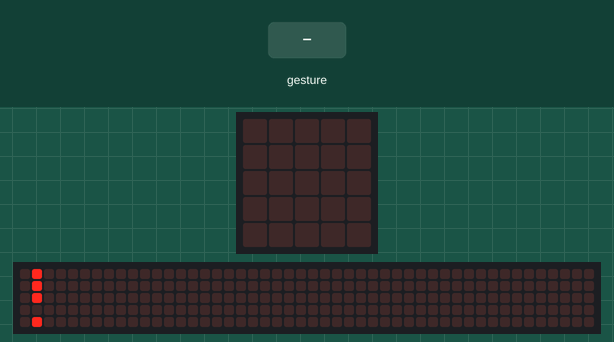
The program below on a simulated BBC micro:bit (MakeCode). On the bench: the board's 5×5 LED display, a strip that is not on the board, showing the scrolling text unrolled. Inputs (shaded band) come from the test bench. Random numbers come from a fixed seed; a tilt is held for 1.5 s and a shake lasts 1 s, then the board lies face up again; the 48×5 strip is a reading aid, not a part: it shows the text the display is scrolling, unrolled, one strip-width of it at a time.

Above: at 8.8 s.
10.8 s: gesture 'shake'
At 11.5 s:
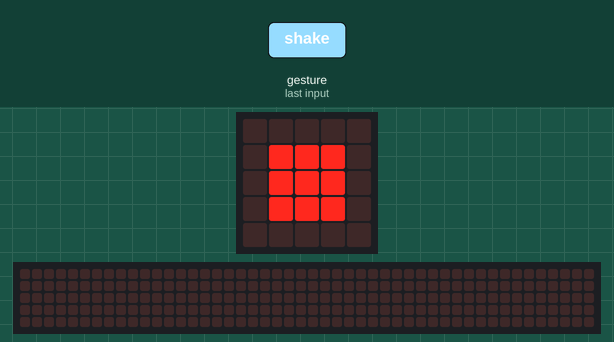
12.5 s: gesture 'shake'
At 14.0 s:
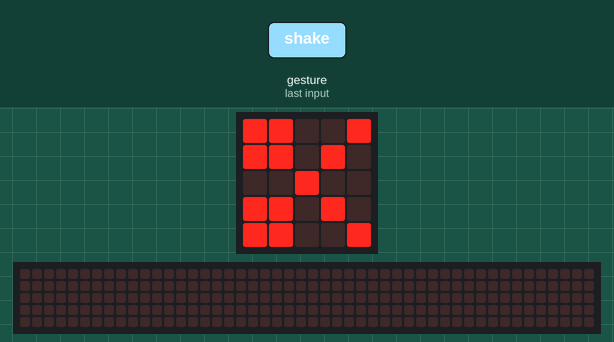
Timing chart, 0 to 15.5 s (numbered marks = the images above; inputs shaded):
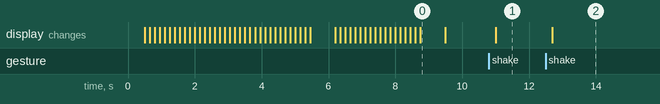

The program:

main.ts
```typescript
input.onGesture(Gesture.Shake, function () {
    juego = randint(1, 3)
    basic.clearScreen()
    if (juego == 1) {
        basic.showLeds(`
            . . . . .
            . # # # .
            . # # # .
            . # # # .
            . . . . .
            `)
    } else if (juego == 2) {
        basic.showIcon(IconNames.Square)
    } else {
        basic.showIcon(IconNames.Scissors)
    }
})
let juego = 0
basic.pause(500)
basic.showString("Shake it!")
```

test.ts
```typescript
// aquí va el archivo "tests"; esto no se compilará cuando este paquete se utilice como una extensión.
```

Measured:
- after the input at 10.8 s, the display: changes after 0.20 s (image 1)
- after the input at 12.5 s, the display: changes after 0.20 s (image 2)
- what the display in image 0 shows lasts 0.7 s, from 8.8 s to 9.5 s
